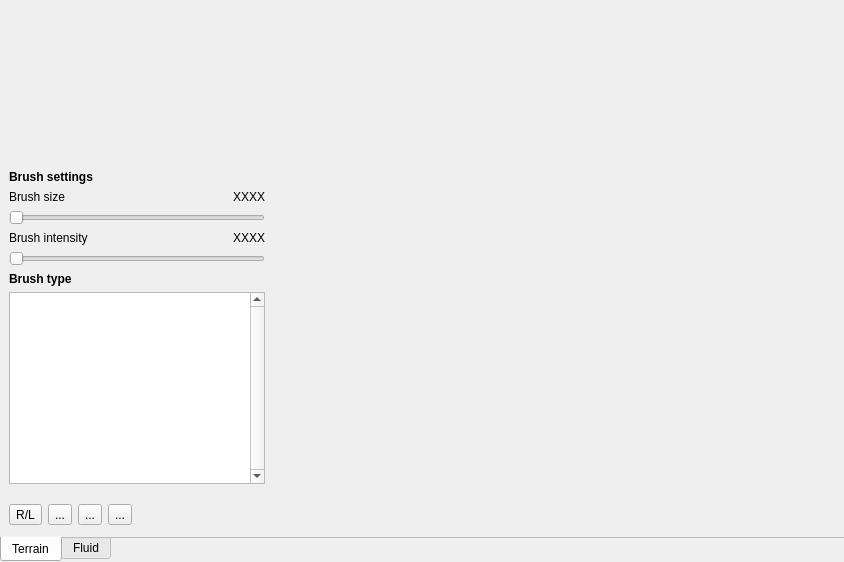
<?xml version="1.0" encoding="UTF-8"?>
<ui version="4.0">
 <class>TerraformMode</class>
 <widget class="QWidget" name="TerraformMode">
  <property name="geometry">
   <rect>
    <x>0</x>
    <y>0</y>
    <width>844</width>
    <height>562</height>
   </rect>
  </property>
  <property name="windowTitle">
   <string>Form</string>
  </property>
  <property name="styleSheet">
   <string notr="true">QFrame {
	background-color: rgba(255, 255, 255, 0.5);
}

QLabel {
    background: transparent;
}

QTabWidget &gt; QTabBar {
    background-color: rgba(0, 0, 0, 0.75);
	alignment: center;
}

QTabWidget &gt; QTabBar::tab {
    padding: 0.5em;
    border: none;
    background: transparent;
    color: white;
}

QTabWidget &gt; QTabBar::tab:selected {
    background-color: rgba(255, 255, 255, 0.5);
}

QTabWidget &gt; QTabBar::tab:hover {
    background-color: lightblue;
}

QTabWidget &gt; QStackedWidget {
    background: transparent;
}

QTabWidget &gt; QStackedWidget &gt; QWidget {
    background: transparent;
}

QListView::item::selected {
	background: white;
    color: black;
}

QListView::text::selected {
	background: white;
    color: black;
}

QListView {
	selection-background-color: lightblue;
	selection-color: black;
	show-decoration-selected: 0;
}

QAbstractButton {
	border: 1px solid lightgray;
	background-color: white;
	border-radius: 1px;
}

QAbstractButton:hover {
	background-color: lightblue;
}

QAbstractSlider::groove {
	background: transparent;
}

QAbstractSlider::groove:horizontal {
    height: 1em;
}

QAbstractSlider::add-page:horizontal, 
QAbstractSlider::sub-page:horizontal {
	margin-top: 0.25em;
	margin-bottom: 0.25em;
}

QAbstractSlider::add-page {
	background: lightgray;
}

QAbstractSlider::sub-page {
	background: lightblue;
}

QAbstractSlider::handle {
	background-color: white;
	border: 1px solid lightgray;
	width: 1em;
	margin: 0;
}

QAbstractSlider::handle:hover {
	background-color: lightblue;
}

QScrollBar {
	background: transparent;
}

QScrollBar:vertical {
	width: 1em;
	margin-top: 1em;
	margin-bottom: 1em;
}

QScrollBar::groove {
	background: transparent;
}

QScrollBar::handle {
	background-color: hsva(0, 0, 255, 100%);
	border: 1px solid hsva(0, 0, 221, 100%);
}

QScrollBar::handle:hover {
	background-color: lightblue;
}

QScrollBar::add-page, QScrollBar::sub-page {
	background: transparent;
}

QScrollBar::add-line, QScrollBar::sub-line {
	background-color: hsva(0, 0, 255, 100%);
	border: 1px solid hsva(0, 0, 221, 100%);
	subcontrol-origin: margin;
}

QScrollBar::add-line:hover, QScrollBar::sub-line:hover {
	background-color: lightblue;
}

QScrollBar::add-line:vertical {
	height: 1em;
	subcontrol-position: bottom;
}

QScrollBar::sub-line:vertical {
	height: 1em;
	subcontrol-position: top;
}

QScrollBar::down-arrow,
QScrollBar::up-arrow,
QScrollBar::right-arrow,
QScrollBar::left-arrow {
	width: 0.1em;
	height: 0.1em;
	border: 1px solid hsva(0, 0, 221, 100%);
	border-radius: 2px;
}</string>
  </property>
  <layout class="QGridLayout" name="gridLayout">
   <property name="leftMargin">
    <number>0</number>
   </property>
   <property name="topMargin">
    <number>0</number>
   </property>
   <property name="rightMargin">
    <number>0</number>
   </property>
   <property name="bottomMargin">
    <number>0</number>
   </property>
   <property name="spacing">
    <number>0</number>
   </property>
   <item row="1" column="0">
    <widget class="QFrame" name="frame_2">
     <property name="frameShape">
      <enum>QFrame::NoFrame</enum>
     </property>
     <property name="frameShadow">
      <enum>QFrame::Plain</enum>
     </property>
     <layout class="QGridLayout" name="gridLayout_2">
      <item row="4" column="0" colspan="2">
       <widget class="QSlider" name="slider_brush_strength">
        <property name="maximum">
         <number>1000</number>
        </property>
        <property name="singleStep">
         <number>1</number>
        </property>
        <property name="value">
         <number>0</number>
        </property>
        <property name="orientation">
         <enum>Qt::Horizontal</enum>
        </property>
        <property name="tickInterval">
         <number>0</number>
        </property>
       </widget>
      </item>
      <item row="3" column="0">
       <widget class="QLabel" name="label_3">
        <property name="text">
         <string>Brush intensity</string>
        </property>
       </widget>
      </item>
      <item row="2" column="0" colspan="2">
       <widget class="QSlider" name="slider_brush_size">
        <property name="sizePolicy">
         <sizepolicy hsizetype="Expanding" vsizetype="Fixed">
          <horstretch>0</horstretch>
          <verstretch>0</verstretch>
         </sizepolicy>
        </property>
        <property name="baseSize">
         <size>
          <width>0</width>
          <height>0</height>
         </size>
        </property>
        <property name="minimum">
         <number>1</number>
        </property>
        <property name="maximum">
         <number>1024</number>
        </property>
        <property name="orientation">
         <enum>Qt::Horizontal</enum>
        </property>
       </widget>
      </item>
      <item row="1" column="1">
       <widget class="QLabel" name="label_2">
        <property name="sizePolicy">
         <sizepolicy hsizetype="Fixed" vsizetype="Preferred">
          <horstretch>0</horstretch>
          <verstretch>0</verstretch>
         </sizepolicy>
        </property>
        <property name="minimumSize">
         <size>
          <width>50</width>
          <height>0</height>
         </size>
        </property>
        <property name="text">
         <string>XXXX</string>
        </property>
        <property name="textFormat">
         <enum>Qt::PlainText</enum>
        </property>
        <property name="alignment">
         <set>Qt::AlignRight|Qt::AlignTrailing|Qt::AlignVCenter</set>
        </property>
       </widget>
      </item>
      <item row="0" column="0" colspan="2">
       <widget class="QLabel" name="label_5">
        <property name="text">
         <string>&lt;html&gt;&lt;head/&gt;&lt;body&gt;&lt;p&gt;&lt;span style=&quot; font-weight:600;&quot;&gt;Brush settings&lt;/span&gt;&lt;/p&gt;&lt;/body&gt;&lt;/html&gt;</string>
        </property>
       </widget>
      </item>
      <item row="1" column="0">
       <widget class="QLabel" name="label">
        <property name="text">
         <string>Brush size</string>
        </property>
       </widget>
      </item>
      <item row="5" column="0" colspan="2">
       <widget class="QLabel" name="label_6">
        <property name="text">
         <string>&lt;html&gt;&lt;head/&gt;&lt;body&gt;&lt;p&gt;&lt;span style=&quot; font-weight:600;&quot;&gt;Brush type&lt;/span&gt;&lt;/p&gt;&lt;/body&gt;&lt;/html&gt;</string>
        </property>
       </widget>
      </item>
      <item row="3" column="1">
       <widget class="QLabel" name="label_4">
        <property name="sizePolicy">
         <sizepolicy hsizetype="Fixed" vsizetype="Preferred">
          <horstretch>0</horstretch>
          <verstretch>0</verstretch>
         </sizepolicy>
        </property>
        <property name="minimumSize">
         <size>
          <width>50</width>
          <height>0</height>
         </size>
        </property>
        <property name="text">
         <string>XXXX</string>
        </property>
        <property name="textFormat">
         <enum>Qt::PlainText</enum>
        </property>
        <property name="alignment">
         <set>Qt::AlignRight|Qt::AlignTrailing|Qt::AlignVCenter</set>
        </property>
       </widget>
      </item>
      <item row="6" column="0" colspan="2">
       <widget class="QListView" name="brush_list">
        <property name="verticalScrollBarPolicy">
         <enum>Qt::ScrollBarAlwaysOn</enum>
        </property>
        <property name="editTriggers">
         <set>QAbstractItemView::NoEditTriggers</set>
        </property>
        <property name="selectionBehavior">
         <enum>QAbstractItemView::SelectRows</enum>
        </property>
        <property name="spacing">
         <number>1</number>
        </property>
       </widget>
      </item>
     </layout>
    </widget>
   </item>
   <item row="1" column="1">
    <spacer name="horizontalSpacer_3">
     <property name="orientation">
      <enum>Qt::Horizontal</enum>
     </property>
     <property name="sizeHint" stdset="0">
      <size>
       <width>40</width>
       <height>20</height>
      </size>
     </property>
    </spacer>
   </item>
   <item row="0" column="0">
    <spacer name="verticalSpacer_2">
     <property name="orientation">
      <enum>Qt::Vertical</enum>
     </property>
     <property name="sizeHint" stdset="0">
      <size>
       <width>20</width>
       <height>40</height>
      </size>
     </property>
    </spacer>
   </item>
   <item row="2" column="0" colspan="2">
    <widget class="QTabWidget" name="tabWidget">
     <property name="sizePolicy">
      <sizepolicy hsizetype="Expanding" vsizetype="Minimum">
       <horstretch>0</horstretch>
       <verstretch>0</verstretch>
      </sizepolicy>
     </property>
     <property name="styleSheet">
      <string notr="true"/>
     </property>
     <property name="tabPosition">
      <enum>QTabWidget::South</enum>
     </property>
     <property name="tabShape">
      <enum>QTabWidget::Rounded</enum>
     </property>
     <property name="currentIndex">
      <number>0</number>
     </property>
     <property name="documentMode">
      <bool>true</bool>
     </property>
     <widget class="QWidget" name="tab">
      <attribute name="title">
       <string>Terrain</string>
      </attribute>
      <layout class="QHBoxLayout" name="horizontalLayout_3">
       <property name="spacing">
        <number>0</number>
       </property>
       <property name="leftMargin">
        <number>0</number>
       </property>
       <property name="topMargin">
        <number>0</number>
       </property>
       <property name="rightMargin">
        <number>0</number>
       </property>
       <property name="bottomMargin">
        <number>0</number>
       </property>
       <item>
        <widget class="QFrame" name="frame_3">
         <property name="frameShape">
          <enum>QFrame::NoFrame</enum>
         </property>
         <property name="frameShadow">
          <enum>QFrame::Plain</enum>
         </property>
         <layout class="QHBoxLayout" name="horizontalLayout_2">
          <property name="spacing">
           <number>6</number>
          </property>
          <property name="leftMargin">
           <number>9</number>
          </property>
          <property name="topMargin">
           <number>9</number>
          </property>
          <property name="rightMargin">
           <number>9</number>
          </property>
          <property name="bottomMargin">
           <number>9</number>
          </property>
          <item>
           <widget class="QToolButton" name="toolbtn_terrain_raise_lower">
            <property name="text">
             <string>R/L</string>
            </property>
            <property name="checkable">
             <bool>false</bool>
            </property>
           </widget>
          </item>
          <item>
           <widget class="QToolButton" name="toolbtn_terrain_flatten">
            <property name="text">
             <string>...</string>
            </property>
           </widget>
          </item>
          <item>
           <widget class="QToolButton" name="toolbtn_terrain_ramp">
            <property name="text">
             <string>...</string>
            </property>
           </widget>
          </item>
          <item>
           <widget class="QToolButton" name="toolbtn_terrain_smooth">
            <property name="text">
             <string>...</string>
            </property>
           </widget>
          </item>
          <item>
           <spacer name="horizontalSpacer_2">
            <property name="orientation">
             <enum>Qt::Horizontal</enum>
            </property>
            <property name="sizeHint" stdset="0">
             <size>
              <width>40</width>
              <height>20</height>
             </size>
            </property>
           </spacer>
          </item>
         </layout>
        </widget>
       </item>
      </layout>
     </widget>
     <widget class="QWidget" name="tab_2">
      <attribute name="title">
       <string>Fluid</string>
      </attribute>
      <layout class="QHBoxLayout" name="horizontalLayout_4">
       <property name="spacing">
        <number>0</number>
       </property>
       <property name="leftMargin">
        <number>0</number>
       </property>
       <property name="topMargin">
        <number>0</number>
       </property>
       <property name="rightMargin">
        <number>0</number>
       </property>
       <property name="bottomMargin">
        <number>0</number>
       </property>
       <item>
        <widget class="QFrame" name="frame_4">
         <property name="frameShape">
          <enum>QFrame::NoFrame</enum>
         </property>
         <property name="frameShadow">
          <enum>QFrame::Plain</enum>
         </property>
         <layout class="QHBoxLayout" name="horizontalLayout_5">
          <item>
           <widget class="QToolButton" name="toolbtn_fluid_raise_lower">
            <property name="text">
             <string>...</string>
            </property>
           </widget>
          </item>
          <item>
           <spacer name="horizontalSpacer">
            <property name="orientation">
             <enum>Qt::Horizontal</enum>
            </property>
            <property name="sizeHint" stdset="0">
             <size>
              <width>40</width>
              <height>20</height>
             </size>
            </property>
           </spacer>
          </item>
         </layout>
        </widget>
       </item>
      </layout>
     </widget>
    </widget>
   </item>
  </layout>
  <action name="tool_terrain_raise_lower">
   <property name="checkable">
    <bool>false</bool>
   </property>
   <property name="text">
    <string>R/L</string>
   </property>
   <property name="toolTip">
    <string>Switch to raise/lower terrain tool</string>
   </property>
  </action>
  <action name="tool_terrain_flatten">
   <property name="checkable">
    <bool>false</bool>
   </property>
   <property name="text">
    <string>Flt</string>
   </property>
   <property name="toolTip">
    <string>Switch to flatten terrain tool</string>
   </property>
  </action>
  <action name="tool_terrain_smooth">
   <property name="checkable">
    <bool>false</bool>
   </property>
   <property name="text">
    <string>Smth</string>
   </property>
   <property name="toolTip">
    <string>Switch to smoothen terrain tool</string>
   </property>
  </action>
  <action name="tool_terrain_ramp">
   <property name="checkable">
    <bool>false</bool>
   </property>
   <property name="text">
    <string>Rmp</string>
   </property>
   <property name="toolTip">
    <string>Switch to ramp terrain tool</string>
   </property>
  </action>
  <action name="tool_fluid_raise_lower">
   <property name="text">
    <string>FR/L</string>
   </property>
   <property name="toolTip">
    <string>Switch to raise/lower fluid tool</string>
   </property>
  </action>
 </widget>
 <resources/>
 <connections>
  <connection>
   <sender>slider_brush_size</sender>
   <signal>valueChanged(int)</signal>
   <receiver>label_2</receiver>
   <slot>setNum(int)</slot>
   <hints>
    <hint type="sourcelabel">
     <x>58</x>
     <y>286</y>
    </hint>
    <hint type="destinationlabel">
     <x>125</x>
     <y>270</y>
    </hint>
   </hints>
  </connection>
  <connection>
   <sender>slider_brush_strength</sender>
   <signal>valueChanged(int)</signal>
   <receiver>label_4</receiver>
   <slot>setNum(int)</slot>
   <hints>
    <hint type="sourcelabel">
     <x>130</x>
     <y>320</y>
    </hint>
    <hint type="destinationlabel">
     <x>137</x>
     <y>303</y>
    </hint>
   </hints>
  </connection>
 </connections>
</ui>
